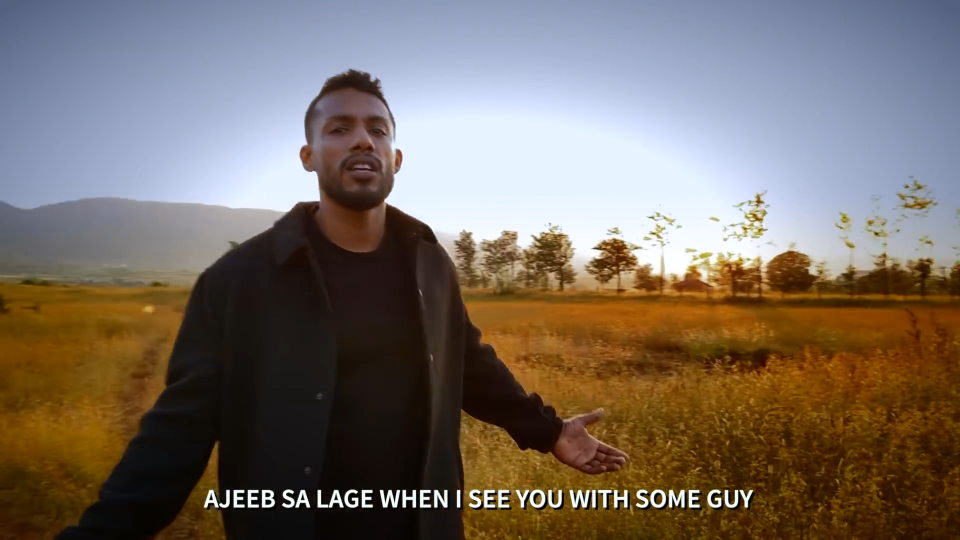
#> input picture Screenshot (23).png, 1920 x 1080 px (shown at 1/2 size)
$ python imagePro.py
#> lines starting #> are read from the running program, lines starting #| are printed output that depends on the picture
from PIL import Image , ImageFilter

img = Image.open('./Screenshot (23).png')
#> img is the input picture: PIL image 1920x1080 RGBA; mean R, G, B, A 120.6, 109.6, 100.4, 255
# [6 lines of commented-out code are left out]
filtered_img = img.filter(ImageFilter.SHARPEN)

# #We can Convert File to different Modes
filtered_img = img.convert('L')
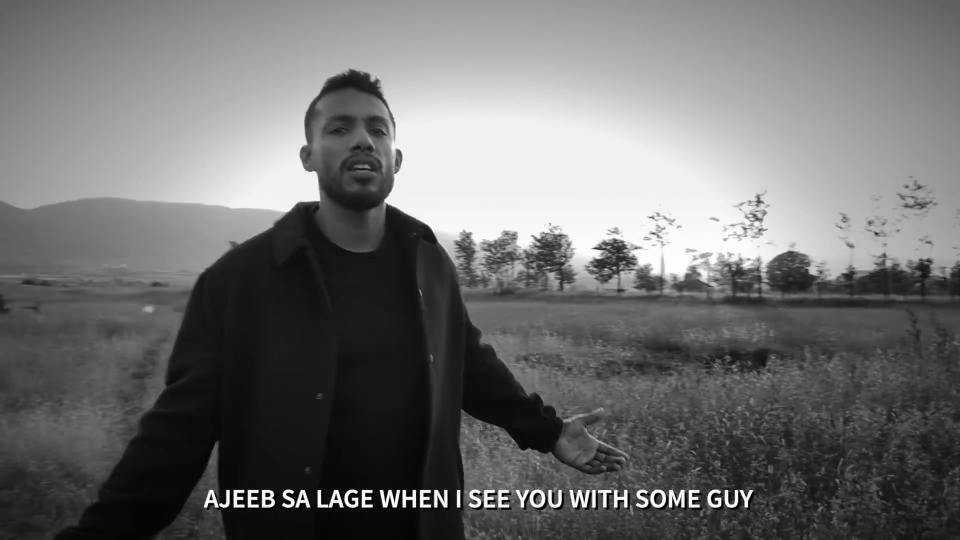
#> filtered_img: PIL image 1920x1080 L (shown at 1/2 size); min 0, max 255, mean 111.8

# #For rotating the image
# #crroked = filtered_img.rotate(180)

# #For resizing the image
# #resize = filtered_img.resize((300 , 300))

# #For showing the image
# #filtered_img.show()

# #For croping the image
# box = (100,100,400,400)
# region = filtered_img.crop(box)

# #For Saving the processed Image
filtered_img.save("blur.png",'png')


# [5 lines of commented-out code are left out]
